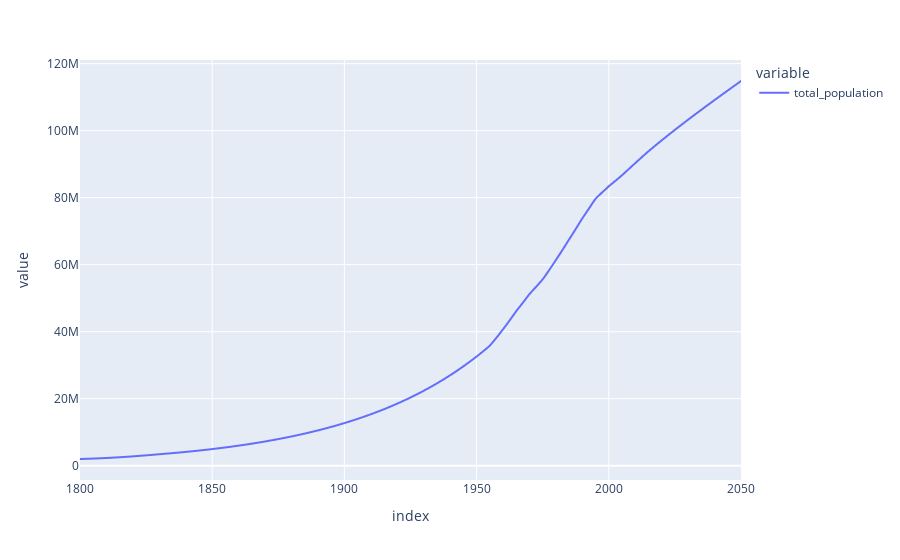

The cell this chart's notebook holds for it:
### Markdown cell above
### Plot outputs

### Code cell
df['total_population'].plot()

### Figure 1 — Plotly figure (JSON) as saved in the notebook; plotly's stock layout.template omitted (floating-point values rounded to 4 significant figures; data arrays with more than 128 entries replaced by an {"elided": "..."} marker saying what was removed)
{"data": [{"hovertemplate": "variable=total_population<br>index=%{x}<br>value=%{y}<extra></extra>", "legendgroup": "total_population", "line": {"color": "#636efa", "dash": "solid"}, "marker": {"symbol": "circle"}, "mode": "lines", "name": "total_population", "showlegend": true, "type": "scattergl", "x": {"elided": "2501 float values"}, "xaxis": "x", "y": {"elided": "2501 float values"}, "yaxis": "y"}], "layout": {"legend": {"title": {"text": "variable"}, "tracegroupgap": 0}, "margin": {"t": 60}, "xaxis": {"anchor": "y", "domain": [0, 1], "title": {"text": "index"}}, "yaxis": {"anchor": "x", "domain": [0, 1], "title": {"text": "value"}}}}
